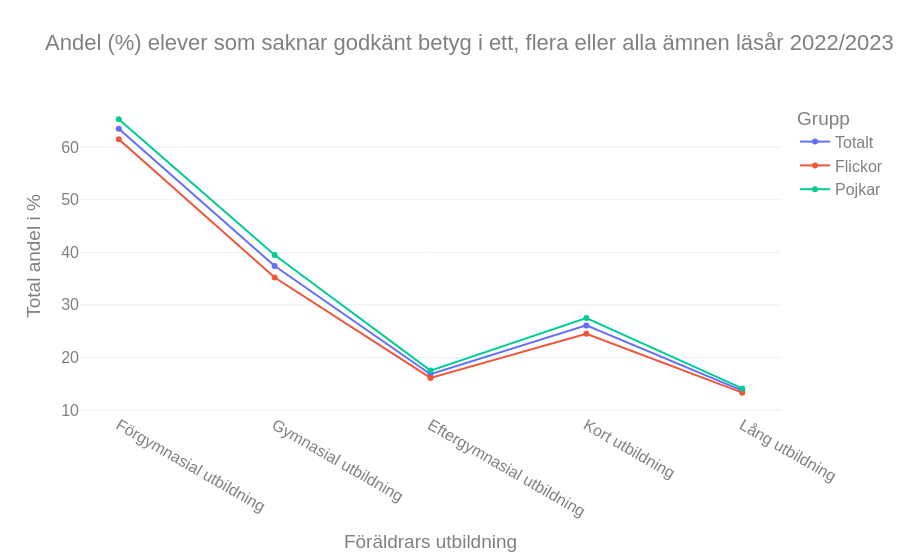

Notebook source saved alongside this figure:
### Markdown cell above
## c) (bonus) Undersök nu andra variabler, och hur de påverkar meritvärde och andel med minst ett saknat betyg. 
Data finns för läsår 22/23. Exempel kan man undersöka föräldrarnas utbildningsbakgrund. Rita lämpliga grafer.

### Graf 1: Jämförelse på föräldrars utbildning, minst 1 IG

### Code cell
df_stats_ig = df_grades[["Key","Andel (%) elever som saknar godkänt betyg i ett, flera eller alla ämnen"]].iloc[21:].reset_index(drop=True).dropna()
df_stats_ig.columns = df_stats_ig.columns.get_level_values(1)

df_stats_16 = df_grades[["Key","Genomsnittligt meritvärde beräknat på 16 ämnen"]].iloc[21:].reset_index(drop=True).dropna()
df_stats_16.columns = df_stats_16.columns.get_level_values(1)

fig = px.line(df_stats_ig, 
        x="Key", 
        y=["Totalt", "Flickor", "Pojkar"],
        labels={"value": "Total andel i %", "variable": "Grupp", "Key": "Föräldrars utbildning"},
        title="Andel (%) elever som saknar godkänt betyg i ett, flera eller alla ämnen läsår 2022/2023",
        markers="o",
        color="variable"
        )
design_linechart(fig)
fig.write_html("visualiseringar/Jämförelse på föräldrars utbildning, minst 1 IG.html")
fig

### Figure 1 — Plotly figure (JSON) as saved in the notebook; plotly's stock layout.template omitted (floating-point values rounded to 4 significant figures)
{"data": [{"hovertemplate": "Grupp=Totalt<br>Föräldrars utbildning=%{x}<br>Total andel i %=%{y}<extra></extra>", "legendgroup": "Totalt", "line": {"color": "#636efa", "dash": "solid"}, "marker": {"symbol": "circle"}, "mode": "lines+markers", "name": "Totalt", "orientation": "v", "showlegend": true, "type": "scatter", "x": ["Förgymnasial utbildning", "Gymnasial utbildning", "Eftergymnasial utbildning", "Kort utbildning", "Lång utbildning"], "xaxis": "x", "y": [63.5, 37.4, 16.8, 26.1, 13.7], "yaxis": "y"}, {"hovertemplate": "Grupp=Flickor<br>Föräldrars utbildning=%{x}<br>Total andel i %=%{y}<extra></extra>", "legendgroup": "Flickor", "line": {"color": "#EF553B", "dash": "solid"}, "marker": {"symbol": "circle"}, "mode": "lines+markers", "name": "Flickor", "orientation": "v", "showlegend": true, "type": "scatter", "x": ["Förgymnasial utbildning", "Gymnasial utbildning", "Eftergymnasial utbildning", "Kort utbildning", "Lång utbildning"], "xaxis": "x", "y": [61.5, 35.2, 16.1, 24.5, 13.3], "yaxis": "y"}, {"hovertemplate": "Grupp=Pojkar<br>Föräldrars utbildning=%{x}<br>Total andel i %=%{y}<extra></extra>", "legendgroup": "Pojkar", "line": {"color": "#00cc96", "dash": "solid"}, "marker": {"symbol": "circle"}, "mode": "lines+markers", "name": "Pojkar", "orientation": "v", "showlegend": true, "type": "scatter", "x": ["Förgymnasial utbildning", "Gymnasial utbildning", "Eftergymnasial utbildning", "Kort utbildning", "Lång utbildning"], "xaxis": "x", "y": [65.3, 39.5, 17.5, 27.5, 14.1], "yaxis": "y"}], "layout": {"font": {"color": "gray", "family": "Arial", "size": 16}, "hovermode": "x", "legend": {"title": {"text": "Grupp"}, "tracegroupgap": 0}, "title": {"text": "Andel (%) elever som saknar godkänt betyg i ett, flera eller alla ämnen läsår 2022/2023"}, "xaxis": {"anchor": "y", "domain": [0, 1], "showgrid": false, "showspikes": true, "spikecolor": "gray", "spikedash": "solid", "spikemode": "across", "spikesnap": "cursor", "tickmode": "linear", "title": {"text": "Föräldrars utbildning"}}, "yaxis": {"anchor": "x", "domain": [0, 1], "title": {"text": "Total andel i %"}}}}
